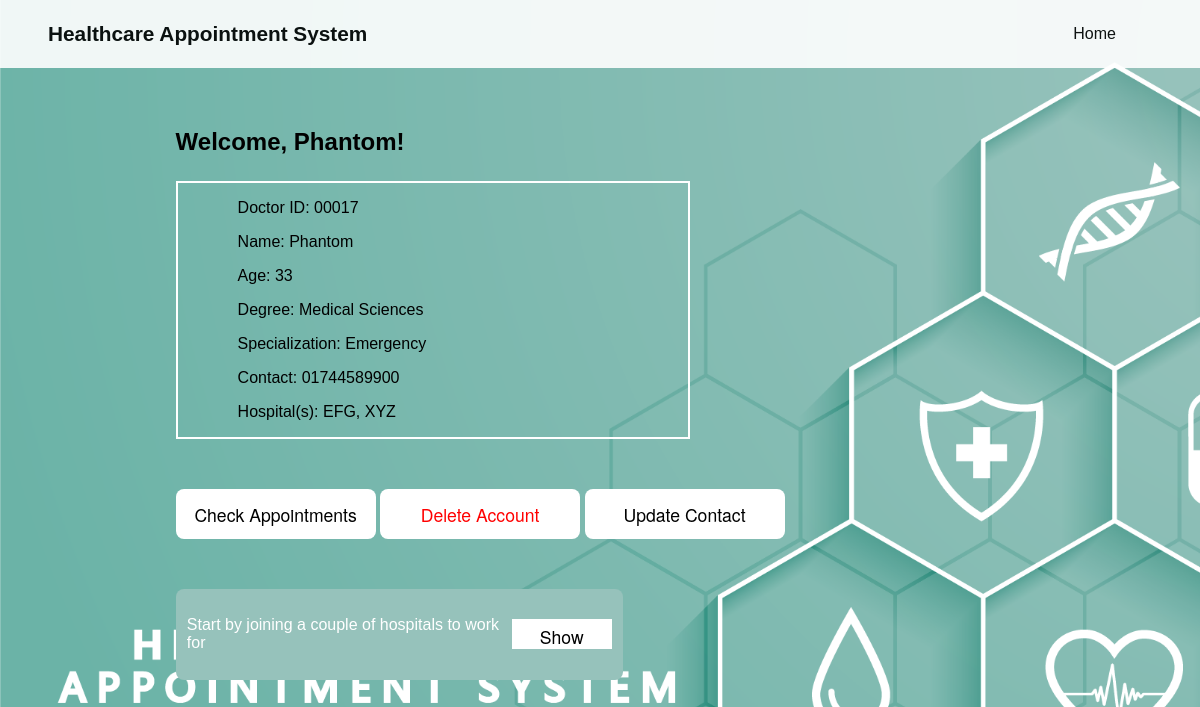
The page /doctor_details.php (signed in) on the database its author committed.
### tables this page shows
CREATE TABLE `doctor` (
  `id` int(5) UNSIGNED ZEROFILL NOT NULL,
  `name` varchar(30) NOT NULL,
  `age` int(11) NOT NULL,
  `degree` varchar(30) NOT NULL,
  `specialization` varchar(30) NOT NULL,
  `contact` varchar(11) NOT NULL,
  `slot` int(11) NOT NULL,
  `start_time` time NOT NULL,
  `end_time` time NOT NULL,
  `password` varchar(30) NOT NULL
);

### doctor_details.php (the view, shortened to what this page needs)
<?php
    require_once("php_scripts/connect.php");
    $id = $_SESSION["id"];
    $query = "SELECT id, name, age, degree, specialization, contact FROM doctor WHERE id = $id";
    $hospitals = array();
    $hospitalQuery = "SELECT hospital_name FROM doctor_works_at WHERE doctor_id = $id";
    $hospitalResult = $conn->query($hospitalQuery);
    while ($hospitalRow = $hospitalResult->fetch_assoc()) {
        $hospitals[] = $hospitalRow['hospital_name'];
    }
    $result = $conn->query($query);
    if ($result->num_rows == 1) {
        $row = $result->fetch_assoc();
        $doctorId = $row["id"];
        $doctorName = $row["name"];
        $age = $row['age'];
        $degree = $row['degree'];
        $spec = $row["specialization"];
        $contact = $row["contact"];
    }
?>
<!DOCTYPE html>
<html lang="en">
<head>
    <link rel="stylesheet" href="styles/main_style.css">
    <link rel="stylesheet" href="styles/details.css">
    <link rel="stylesheet" href="styles/docdet.css">
</head>
<body>
    <div class="container">
    <div class="main-content">
            <header class="header-main">
                <div class="wrapper">
                    <section class="logo">
                        <h1>Healthcare Appointment System</h1>
                    </section>
                    <nav class="nav-horizontal" id="topnav">
                        <a href="index.php">Home</a>
                    </nav>
                </div>
            </header>
            <main>
                <div class="wrapbox">
                    <article class="article-one">
                        <header>
                            <h2>Welcome, <?php echo $doctorName; ?>!</h2>
                            <div class="patient">
                                <div class="piece">
                                    <p>Doctor ID: <?php echo $doctorId; ?></p>
                                </div>
                                <div class="piece">
                                    <p>Name: <?php echo $doctorName; ?></p>
                                </div>
                                <div class="piece">
                                    <p>Age: <?php echo $age; ?></p>
                                </div>
                                <div class="piece">
                                    <p>Degree: <?php echo $degree; ?></p>
                                </div>
                                <div class="piece">
                                    <p>Specialization: <?php echo $spec; ?></p>
                                </div>
                                <div class="piece">
                                    <p>Contact: <?php echo $contact; ?></p>
                                </div>
                                <div class="piece">
                                    <?php if (!empty($hospitals)) { ?>
                                        <p>Hospital(s): <?php echo implode(', ', $hospitals); ?></p>
                                    <?php } else { ?>
                                        <p>Hospitals: None</p>
                                    <?php } ?>
                                </div>
                            </div>
                            <a href="#"><button type="button" id="app">Check Appointments</button></a>
                            <a href="php_scripts/delete_doctor.php"><button style="color: red;" type="button" id="app">Delete Account</button></a>
                            <a href="#"><button type="button" id="showButton" onclick="showForm()">Update Contact</button></a>
                            <div class="showf">
                                <p style="color: white;">Start by joining a couple of hospitals to work for</p>
                                <a><button type="button" id="showform" onclick="showhospitalform()">Show</button></a>
                            </div>
                        </header>
                    </article>
                </div>
            </main>
        </div>
    </div>
</body>
</html>

### styles/main_style.css (style rules this page uses)
body { padding-top: 50px; font-family: 'Montserrat', sans-serif; background-image: url(../assets/26363.png); background-size: cover; }
h1 { font-size: 2rem; margin-top: 2rem; margin-bottom: 1.6rem; }
h2 { font-size: 1.5rem; margin-top: 2rem; margin-bottom: 1.6rem }
.nav-horizontal { display: flex; align-items: center; padding: 20px; }
.nav-horizontal a { color: black; padding: 0px 1rem; text-decoration: none; }
.header-main { position: absolute; top: 0; left: 0; right: 0; transition: background-color 0.5s ease; }
#topnav a { display: inline-block; padding: 0.3rem 0.5rem; background-color: rgb(255, 255, 255); border-radius: 4px; color: black; text-decoration: none; margin-right: 8px; transition: background-color 0.5s ease, box-shadow 0.5s ease, color 0.5s ease; }
.wrapper { max-width: 1400px; padding: 0px 4vw; margin: 0px auto; }
.wrapbox { border-radius: 8px; width: 80%; margin-top: 70px; margin-left: 70px; padding: 2rem; }
.logo { display: flex; align-items: center; vertical-align:top; }
.logo h1 { font-size: 1.3rem; margin: 0px; }
.header-main .wrapper { display: flex; justify-content: space-between; align-items: center; flex-wrap: wrap; }
.main-content { margin-bottom: 100px; }
.article-one header { padding: 2rem 8vw 6rem; }
.formsubmit, .article-one button { background-color: rgb(255, 255, 255); height: 50px; width: 200px; display: block; border: none; border-radius: 8px; margin: 0px auto; margin-top: 30px; overflow: hidden; position: relative; transition: background-color 0.5s ease, box-shadow 0.5s ease; font-family: "Helvetica Neue", Arial, sans-serif; font-size: 1.1rem; }
.article-one button { margin-top: 0%; display:inline-block; }

### styles/details.css (style rules this page uses)
.article-one { width: 80%; }
.article-one .patient { border: 2px solid white; }
.article-one .patient .piece { margin-left: 60px; }
#app { margin-top: 50px; }
.wrapbox { margin-top: 20px; padding: 0.1rem; }
h2 { margin-top: 1rem; }

### styles/docdet.css (style rules this page uses)
.article-one { width: 110%; }
.article-one .patient { width: 60%; }
.showf { display: flex; justify-content: center; align-items: center; padding:0.7rem; width:50%; background-color: rgb(150, 194, 187); border-radius: 8px; margin-bottom: 20px; }
.showf button { margin-left: 10px; padding: 5px 10px; width: 100px; height: 30px; border-radius:0px; }

### rows shown on the page
doctor: name "Phantom", id "00017", age "33", degree "Medical Sciences", specialization "Emergency", contact "01744589900"

### other values the page prints
implode(', ', $hospitals) "EFG, XYZ"
